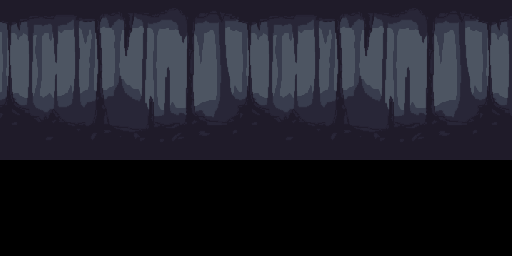

The image is a tile-based game level rendered from a .tmx file. Its description and complete source (layers, tilesets, objects, tile grids) follow:
An orthogonal 64x32 tile map with 8x8 px tiles, 1 tile layer (Tile Layer 1), 2 tilesets.

<map version="1.10" tiledversion="1.11.2" orientation="orthogonal" renderorder="right-down" width="64" height="32" tilewidth="8" tileheight="8" infinite="0" nextlayerid="2" nextobjectid="1">
 <editorsettings>
  <export target="../backgroundCaveMap.c" format="gba" />
 </editorsettings>
 <tileset firstgid="1" source="backgroundCaveTiles.tsx" />
 <tileset firstgid="601" source="caveTiles.tsx" />
 <layer id="1" name="Tile Layer 1" width="64" height="32">
  <data encoding="csv">
601,602,603,604,605,606,607,608,609,610,611,612,613,614,615,616,617,618,619,620,621,622,623,624,625,626,627,628,629,630,601,602,603,604,605,606,607,608,609,610,611,612,613,614,615,616,617,618,619,620,621,622,623,624,625,626,627,628,629,630,601,602,603,604,
631,632,633,634,635,636,637,638,639,640,641,642,643,644,645,646,647,648,649,650,651,652,653,654,655,656,657,658,659,660,631,632,633,634,635,636,637,638,639,640,641,642,643,644,645,646,647,648,649,650,651,652,653,654,655,656,657,658,659,660,631,632,633,634,
661,662,663,664,665,666,667,668,669,670,671,672,673,674,675,676,677,678,679,680,681,682,683,684,685,686,687,688,689,690,661,662,663,664,665,666,667,668,669,670,671,672,673,674,675,676,677,678,679,680,681,682,683,684,685,686,687,688,689,690,661,662,663,664,
691,692,693,694,695,696,697,698,699,700,701,702,703,704,705,706,707,708,709,710,711,712,713,714,715,716,717,718,719,720,691,692,693,694,695,696,697,698,699,700,701,702,703,704,705,706,707,708,709,710,711,712,713,714,715,716,717,718,719,720,691,692,693,694,
721,722,723,724,725,726,727,728,729,730,731,732,733,734,735,736,737,738,739,740,741,742,743,744,745,746,747,748,749,750,721,722,723,724,725,726,727,728,729,730,731,732,733,734,735,736,737,738,739,740,741,742,743,744,745,746,747,748,749,750,721,722,723,724,
751,752,753,754,755,756,757,758,759,760,761,762,763,764,765,766,767,768,769,770,771,772,773,774,775,776,777,778,779,780,751,752,753,754,755,756,757,758,759,760,761,762,763,764,765,766,767,768,769,770,771,772,773,774,775,776,777,778,779,780,751,752,753,754,
781,782,783,784,785,786,787,788,789,790,791,792,793,794,795,796,797,798,799,800,801,802,803,804,805,806,807,808,809,810,781,782,783,784,785,786,787,788,789,790,791,792,793,794,795,796,797,798,799,800,801,802,803,804,805,806,807,808,809,810,781,782,783,784,
811,812,813,814,815,816,817,818,819,820,821,822,823,824,825,826,827,828,829,830,831,832,833,834,835,836,837,838,839,840,811,812,813,814,815,816,817,818,819,820,821,822,823,824,825,826,827,828,829,830,831,832,833,834,835,836,837,838,839,840,811,812,813,814,
841,842,843,844,845,846,847,848,849,850,851,852,853,854,855,856,857,858,859,860,861,862,863,864,865,866,867,868,869,870,841,842,843,844,845,846,847,848,849,850,851,852,853,854,855,856,857,858,859,860,861,862,863,864,865,866,867,868,869,870,841,842,843,844,
871,872,873,874,875,876,877,878,879,880,881,882,883,884,885,886,887,888,889,890,891,892,893,894,895,896,897,898,899,900,871,872,873,874,875,876,877,878,879,880,881,882,883,884,885,886,887,888,889,890,891,892,893,894,895,896,897,898,899,900,871,872,873,874,
901,902,903,904,905,906,907,908,909,910,911,912,913,914,915,916,917,918,919,920,921,922,923,924,925,926,927,928,929,930,901,902,903,904,905,906,907,908,909,910,911,912,913,914,915,916,917,918,919,920,921,922,923,924,925,926,927,928,929,930,901,902,903,904,
931,932,933,934,935,936,937,938,939,940,941,942,943,944,945,946,947,948,949,950,951,952,953,954,955,956,957,958,959,960,931,932,933,934,935,936,937,938,939,940,941,942,943,944,945,946,947,948,949,950,951,952,953,954,955,956,957,958,959,960,931,932,933,934,
961,962,963,964,965,966,967,968,969,970,971,972,973,974,975,976,977,978,979,980,981,982,983,984,985,986,987,988,989,990,961,962,963,964,965,966,967,968,969,970,971,972,973,974,975,976,977,978,979,980,981,982,983,984,985,986,987,988,989,990,961,962,963,964,
991,992,993,994,995,996,997,998,999,1000,1001,1002,1003,1004,1005,1006,1007,1008,1009,1010,1011,1012,1013,1014,1015,1016,1017,1018,1019,1020,991,992,993,994,995,996,997,998,999,1000,1001,1002,1003,1004,1005,1006,1007,1008,1009,1010,1011,1012,1013,1014,1015,1016,1017,1018,1019,1020,991,992,993,994,
1021,1022,1023,1024,1025,1026,1027,1028,1029,1030,1031,1032,1033,1034,1035,1036,1037,1038,1039,1040,1041,1042,1043,1044,1045,1046,1047,1048,1049,1050,1021,1022,1023,1024,1025,1026,1027,1028,1029,1030,1031,1032,1033,1034,1035,1036,1037,1038,1039,1040,1041,1042,1043,1044,1045,1046,1047,1048,1049,1050,1021,1022,1023,1024,
1051,1052,1053,1054,1055,1056,1057,1058,1059,1060,1061,1062,1063,1064,1065,1066,1067,1068,1069,1070,1071,1072,1073,1074,1075,1076,1077,1078,1079,1080,1051,1052,1053,1054,1055,1056,1057,1058,1059,1060,1061,1062,1063,1064,1065,1066,1067,1068,1069,1070,1071,1072,1073,1074,1075,1076,1077,1078,1079,1080,1051,1052,1053,1054,
1081,1082,1083,1084,1085,1086,1087,1088,1089,1090,1091,1092,1093,1094,1095,1096,1097,1098,1099,1100,1101,1102,1103,1104,1105,1106,1107,1108,1109,1110,1081,1082,1083,1084,1085,1086,1087,1088,1089,1090,1091,1092,1093,1094,1095,1096,1097,1098,1099,1100,1101,1102,1103,1104,1105,1106,1107,1108,1109,1110,1081,1082,1083,1084,
1111,1112,1113,1114,1115,1116,1117,1118,1119,1120,1121,1122,1123,1124,1125,1126,1127,1128,1129,1130,1131,1132,1133,1134,1135,1136,1137,1138,1139,1140,1111,1112,1113,1114,1115,1116,1117,1118,1119,1120,1121,1122,1123,1124,1125,1126,1127,1128,1129,1130,1131,1132,1133,1134,1135,1136,1137,1138,1139,1140,1111,1112,1113,1114,
1141,1142,1143,1144,1145,1146,1147,1148,1149,1150,1151,1152,1153,1154,1155,1156,1157,1158,1159,1160,1161,1162,1163,1164,1165,1166,1167,1168,1169,1170,1141,1142,1143,1144,1145,1146,1147,1148,1149,1150,1151,1152,1153,1154,1155,1156,1157,1158,1159,1160,1161,1162,1163,1164,1165,1166,1167,1168,1169,1170,1141,1142,1143,1144,
1171,1172,1173,1174,1175,1176,1177,1178,1179,1180,1181,1182,1183,1184,1185,1186,1187,1188,1189,1190,1191,1192,1193,1194,1195,1196,1197,1198,1199,1200,1171,1172,1173,1174,1175,1176,1177,1178,1179,1180,1181,1182,1183,1184,1185,1186,1187,1188,1189,1190,1191,1192,1193,1194,1195,1196,1197,1198,1199,1200,1171,1172,1173,1174,
0,0,0,0,0,0,0,0,0,0,0,0,0,0,0,0,0,0,0,0,0,0,0,0,0,0,0,0,0,0,0,0,0,0,0,0,0,0,0,0,0,0,0,0,0,0,0,0,0,0,0,0,0,0,0,0,0,0,0,0,0,0,0,0,
0,0,0,0,0,0,0,0,0,0,0,0,0,0,0,0,0,0,0,0,0,0,0,0,0,0,0,0,0,0,0,0,0,0,0,0,0,0,0,0,0,0,0,0,0,0,0,0,0,0,0,0,0,0,0,0,0,0,0,0,0,0,0,0,
0,0,0,0,0,0,0,0,0,0,0,0,0,0,0,0,0,0,0,0,0,0,0,0,0,0,0,0,0,0,0,0,0,0,0,0,0,0,0,0,0,0,0,0,0,0,0,0,0,0,0,0,0,0,0,0,0,0,0,0,0,0,0,0,
0,0,0,0,0,0,0,0,0,0,0,0,0,0,0,0,0,0,0,0,0,0,0,0,0,0,0,0,0,0,0,0,0,0,0,0,0,0,0,0,0,0,0,0,0,0,0,0,0,0,0,0,0,0,0,0,0,0,0,0,0,0,0,0,
0,0,0,0,0,0,0,0,0,0,0,0,0,0,0,0,0,0,0,0,0,0,0,0,0,0,0,0,0,0,0,0,0,0,0,0,0,0,0,0,0,0,0,0,0,0,0,0,0,0,0,0,0,0,0,0,0,0,0,0,0,0,0,0,
0,0,0,0,0,0,0,0,0,0,0,0,0,0,0,0,0,0,0,0,0,0,0,0,0,0,0,0,0,0,0,0,0,0,0,0,0,0,0,0,0,0,0,0,0,0,0,0,0,0,0,0,0,0,0,0,0,0,0,0,0,0,0,0,
0,0,0,0,0,0,0,0,0,0,0,0,0,0,0,0,0,0,0,0,0,0,0,0,0,0,0,0,0,0,0,0,0,0,0,0,0,0,0,0,0,0,0,0,0,0,0,0,0,0,0,0,0,0,0,0,0,0,0,0,0,0,0,0,
0,0,0,0,0,0,0,0,0,0,0,0,0,0,0,0,0,0,0,0,0,0,0,0,0,0,0,0,0,0,0,0,0,0,0,0,0,0,0,0,0,0,0,0,0,0,0,0,0,0,0,0,0,0,0,0,0,0,0,0,0,0,0,0,
0,0,0,0,0,0,0,0,0,0,0,0,0,0,0,0,0,0,0,0,0,0,0,0,0,0,0,0,0,0,0,0,0,0,0,0,0,0,0,0,0,0,0,0,0,0,0,0,0,0,0,0,0,0,0,0,0,0,0,0,0,0,0,0,
0,0,0,0,0,0,0,0,0,0,0,0,0,0,0,0,0,0,0,0,0,0,0,0,0,0,0,0,0,0,0,0,0,0,0,0,0,0,0,0,0,0,0,0,0,0,0,0,0,0,0,0,0,0,0,0,0,0,0,0,0,0,0,0,
0,0,0,0,0,0,0,0,0,0,0,0,0,0,0,0,0,0,0,0,0,0,0,0,0,0,0,0,0,0,0,0,0,0,0,0,0,0,0,0,0,0,0,0,0,0,0,0,0,0,0,0,0,0,0,0,0,0,0,0,0,0,0,0,
0,0,0,0,0,0,0,0,0,0,0,0,0,0,0,0,0,0,0,0,0,0,0,0,0,0,0,0,0,0,0,0,0,0,0,0,0,0,0,0,0,0,0,0,0,0,0,0,0,0,0,0,0,0,0,0,0,0,0,0,0,0,0,0
</data>
 </layer>
</map>
